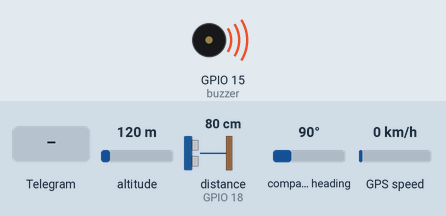
Bench run of a sketch on a simulated ESP8266 (NodeMCU). Shown: buzzer (waves = sounding, pin HIGH). Inputs (shaded band) come from the test bench; at power-on: altitude 120 m, distance to the obstacle (sensor on GPIO 18) 80 cm, compass heading 90°, GPS speed 0 km/h. The echo pulse lasts 58.3 µs per cm; the GPS gets a fix after 3 s at 37.7749, -122.4194 with 8 satellites; the audio player accepts every command and is not drawn; what the sketch prints to the serial monitor is not drawn.

Above: at 17.2 s.
17.3 s: Telegram message "Hidupkan Buzzer" received
At 23.3 s:
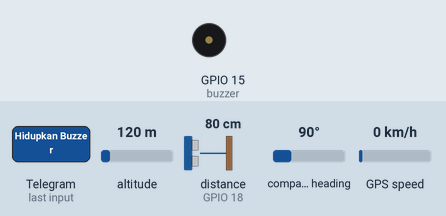
23.6 s: Telegram message "Matikan Buzzer" received
At 28.9 s:
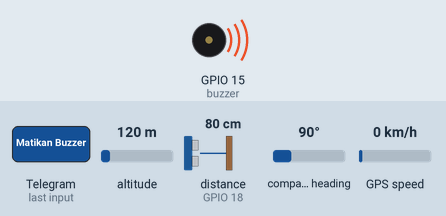
Timing chart, 0 to 30.4 s (numbered marks = the images above; inputs shaded):
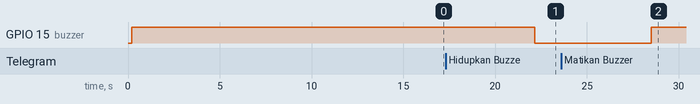

The sketch:

Program_Smart_Helmet.ino
```cpp
#include "DFRobotDFPlayerMini.h"
HardwareSerial hwSerial(2);
DFRobotDFPlayerMini dfPlayer;
int volume = 30;

#include "CTBot.h"
CTBot myBot;
String ssid  = "Redmi Note 10S";
String pass  = "11091998";
String token = "6592803937:AAGWP885td6H1qtd36Ke-qRKqzS-Sh2_vgI";
const int id = 1425969384;
uint8_t buzzer = 15;

#include <TinyGPS++.h>
#include <SoftwareSerial.h>
static const int RXPin = 12, TXPin = 14;
static const uint32_t GPSBaud = 9600;
TinyGPSPlus gps;
double latt ;
double lngg ;
String linkk ;
SoftwareSerial ss(RXPin, TXPin);

#include <Ultrasonic.h>
#define TRIGGER_PIN  5
#define ECHO_PIN     18
Ultrasonic ultrasonic(TRIGGER_PIN, ECHO_PIN);
float cmMsec;
long microsec = ultrasonic.timing();

void setup() {
  pinMode(buzzer, OUTPUT);
  digitalWrite(buzzer, LOW);
  delay(200);
  digitalWrite(buzzer, HIGH);
  Serial.begin(9600);
  hwSerial.begin(9600, SERIAL_8N1);
  dfPlayer.begin(hwSerial);
  dfPlayer.setTimeOut(500);
  dfPlayer.volume(volume);
  dfPlayer.EQ(DFPLAYER_EQ_NORMAL);
  dfPlayer.outputDevice(DFPLAYER_DEVICE_SD);
  Serial.println("Starting TelegramBot...");
  myBot.wifiConnect(ssid, pass);
  myBot.setTelegramToken(token);
  if (myBot.testConnection())  {
    Serial.println("\ntestConnection OK");
    dfPlayer.play(1);
    delay (6000);
    dfPlayer.stop();
    delay (100);
  }
  else {
    Serial.println("\ntestConnection NOK");
  }
  myBot.sendMessage(id, "SUKSES KONEK NIH");
  delay(1000);
  ss.begin(GPSBaud);
  Serial.println();
}

void loop() {
  Teleg();
  delay(100);
  GPS();
  delay(100);
  GPS();
  delay(100);
  GPS();
  delay(100);
  GPS();
  delay(100);
  PING();
  delay(100);
  if ( cmMsec <= 200)  {
    dfPlayer.play(2);
    delay (5000);
    dfPlayer.stop();
    delay (100);
  }
}

void GPS() {
  while (ss.available() > 0)
    if (gps.encode(ss.read()))
      displayInfo();
  if (millis() > 5000 && gps.charsProcessed() < 10)  {
    Serial.println(F("No GPS detected: check wiring."));
    while (true);
  }
}

void displayInfo() {
  Serial.print(F("Location: "));
  if (gps.location.isValid())  {
    latt = gps.location.lat();
    lngg = gps.location.lng();
    Serial.print(latt, 6);
    Serial.print(F(","));
    Serial.println(lngg, 6);
  }
  else  {
    Serial.print(F("INVALID"));
  }
  Serial.println();
}

void PING() {
  microsec = ultrasonic.timing();
  cmMsec = ultrasonic.convert(microsec, Ultrasonic::CM);
  Serial.print(", CM: ");
  Serial.print(cmMsec);
  Serial.println();
}

void Teleg() {
  TBMessage msg; //variable pesan
  if (CTBotMessageText == myBot.getNewMessage(msg)) {
    if (msg.text.equalsIgnoreCase("Hidupkan Buzzer")) {
      digitalWrite(buzzer, LOW);
      myBot.sendMessage(msg.sender.id, "OK, Buzzer sudah ON");
    }
    else if (msg.text.equalsIgnoreCase("Matikan Buzzer")) {
      digitalWrite(buzzer, HIGH);
      myBot.sendMessage(msg.sender.id, "OK, Buzzer sudah OFF");
    }
    else if (msg.text.equalsIgnoreCase("Cek lokasi")) {
      Serial.println("Cek lokasi");
      linkk += "www.google.com/maps/place/" + String(latt, 6) + "," + String(lngg, 6) ;
      Serial.println(linkk);
      myBot.sendMessage(msg.sender.id, linkk, "");
    }
    else {
      myBot.sendMessage(msg.sender.id, "Pesan Tidak Terdaftar");
    }
  }
  delay(500);
}
```

Measured:
- after the input at 17.3 s, GPIO 15 (buzzer): HIGH → LOW after 4.9 s
- after the input at 23.6 s, GPIO 15 (buzzer): LOW → HIGH after 4.9 s
